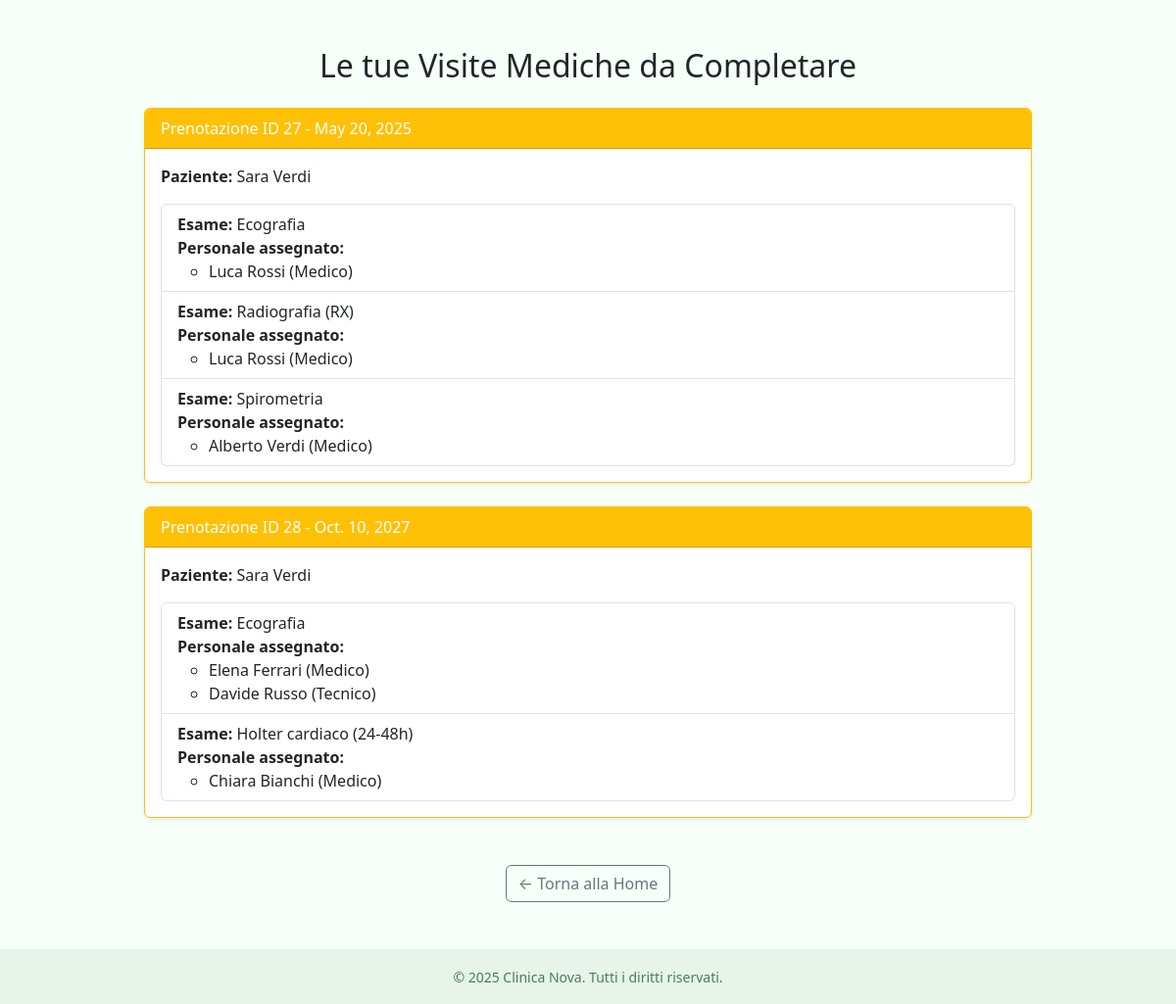
Screenshot of /visitedacompletare/ with the database file from the repository.
### CentroMedico/models.py (models this page shows, shortened)
class VisitaMedica(models.Model):
    codice_visita = models.AutoField(primary_key=True)
    data_visita = models.DateField(null=True, blank=True)
    id_prenotazione = models.OneToOneField(Prenotazione, on_delete=models.CASCADE, related_name='visita_medica')
    id_cartella_clinica = models.ForeignKey(CartellaClinica, on_delete=models.CASCADE, related_name='visite_mediche',null=True, blank=True)
    sede = models.ForeignKey(Sede, on_delete=models.SET_NULL, related_name='sede',null=True, blank=True)

class Prenotazione(models.Model):
    id_prenotazione = models.AutoField(primary_key=True)
    data_prenotazione = models.DateField()
    id_paziente = models.ForeignKey(Paziente, on_delete=models.CASCADE, related_name='prenotazioni')

class Paziente(models.Model):
    id_paziente = models.AutoField(primary_key=True)
    email = models.CharField(max_length=150)
    password = models.CharField(max_length=150)
    nome = models.CharField(max_length=100)
    cognome = models.CharField(max_length=100)
    data_nascita = models.DateField()
    codice_fiscale = models.CharField(max_length=16, unique=True)
    sesso = models.CharField(max_length=1)
    id_cartella_clinica = models.OneToOneField(CartellaClinica, on_delete=models.CASCADE,related_name='paziente', null=True, blank=True)

class Prestazione(models.Model):
    id_prestazione = models.AutoField(primary_key=True)
    data_prestazione = models.DateField(null=True, blank=True)
    referto = models.TextField(null=True)
    id_esame = models.ForeignKey(Esame, on_delete=models.CASCADE, related_name='prestazioni')
    codice_visita = models.ForeignKey(VisitaMedica, on_delete=models.CASCADE, related_name='prestazioni')

class Esame(models.Model):
    id_esame = models.AutoField(primary_key=True)
    nome_esame = models.CharField(max_length=100)
    costo = models.DecimalField(max_digits=8, decimal_places=2)
    categoria = models.CharField(max_length=100, null=True, blank=True)

class PersonalePrestazione(models.Model):
    id_personale = models.ForeignKey(Personale, on_delete=models.CASCADE, related_name='prestazioni')
    id_prestazione = models.ForeignKey(Prestazione, on_delete=models.CASCADE, related_name='personale')
    class Meta:
        unique_together = (('id_personale', 'id_prestazione'),)

class Personale(models.Model):
    id_personale = models.AutoField(primary_key=True)
    email = models.CharField(max_length=150)
    password = models.CharField(max_length=150)
    nome = models.CharField(max_length=100)
    cognome = models.CharField(max_length=100)
    data_nascita = models.DateField()
    ruolo = models.CharField(max_length=100)
    specializzazione = models.CharField(max_length=100, null=True)

### CentroMedico/views.py (the view)
# urls.py: path('visitedacompletare/', visite_non_completate, name='visite_non_completate'),
def visite_non_completate(request):
    visite = VisitaMedica.objects.filter(
        prestazioni__referto__isnull=True
    ).distinct().select_related(
        "id_prenotazione", "id_prenotazione__id_paziente"
    ).prefetch_related(
        "prestazioni__id_esame",
        "prestazioni__personale__id_personale"
    )
    return render(request, "visite_non_completate.html", {
        "visite_da_completare": visite
    })

### templates/visite_non_completate.html (shortened to what this page needs)
{% extends "base.html" %}
{% block content %}
<div class="container mt-5">
    <h2 class="text-center mb-4">Le tue Visite Mediche da Completare</h2>
    {% if visite_da_completare %}
        <div class="row justify-content-center">
            {% for item in visite_da_completare %}
                <div class="col-md-10 mb-4">
                    <div class="card border-warning shadow-sm">
                        <div class="card-header bg-warning text-white">
                            Prenotazione ID {{ item.id_prenotazione.id_prenotazione }} - {{ item.id_prenotazione.data_prenotazione|default:"Data non assegnata" }}
                        </div>
                        <div class="card-body">
                            <p><strong>Paziente:</strong> {{ item.id_prenotazione.id_paziente.nome }} {{ item.id_prenotazione.id_paziente.cognome }}</p>
                            <ul class="list-group">
                                {% for prestazione in item.prestazioni.all %}
                                    <li class="list-group-item">
                                        <strong>Esame:</strong> {{ prestazione.id_esame.nome_esame }}<br>
                                        <strong>Personale assegnato:</strong>
                                        <ul>
                                            {% for pp in prestazione.personale.all %}
                                                <li>{{ pp.id_personale.nome }} {{ pp.id_personale.cognome }} ({{ pp.id_personale.ruolo }})</li>
                                            {% endfor %}
                                        </ul>
                                    </li>
                                {% endfor %}
                            </ul>
                        </div>
                    </div>
                </div>
            {% endfor %}
        </div>
    {% else %}
        <div class="alert alert-info text-center">
            Nessuna visita da completare trovata.
        </div>
    {% endif %}
    <div class="text-center mt-4">
        <a href="/" class="btn btn-outline-secondary">← Torna alla Home</a>
    </div>
</div>
{% endblock %}

### templates/base.html (shortened to what this page needs)
<!DOCTYPE html>
<html lang="it">
<head>
    <link href="https://cdn.jsdelivr.net/npm/bootstrap@5.3.3/dist/css/bootstrap.min.css" rel="stylesheet">
</head>
<body>
<div class="container mt-4">
    {% block content %}{% endblock %}
</div>
<footer class="text-center py-3 mt-5">
    <small>&copy; 2025 Clinica Nova. Tutti i diritti riservati.</small>
</footer>
</body>
</html>

### templates/base.html (style rules this page uses)
body { background-color: #f6fff8; }
footer { background-color: #e6f4ea; color: #4a7c59; }

### rows the page displays
VisitaMedica: id_prenotazione.id_prenotazione "27", id_prenotazione.data_prenotazione "May 20, 2025", id_prenotazione.id_paziente.nome "Sara", id_prenotazione.id_paziente.cognome "Verdi"
Prestazione: id_esame.nome_esame "Ecografia"
PersonalePrestazione: id_personale.nome "Luca", id_personale.cognome "Rossi", id_personale.ruolo "Medico"
Prestazione: id_esame.nome_esame "Radiografia (RX)"
PersonalePrestazione: id_personale.nome "Luca", id_personale.cognome "Rossi", id_personale.ruolo "Medico"
Prestazione: id_esame.nome_esame "Spirometria"
PersonalePrestazione: id_personale.nome "Alberto", id_personale.cognome "Verdi", id_personale.ruolo "Medico"
VisitaMedica: id_prenotazione.id_prenotazione "28", id_prenotazione.data_prenotazione "Oct. 10, 2027", id_prenotazione.id_paziente.nome "Sara", id_prenotazione.id_paziente.cognome "Verdi"
Prestazione: id_esame.nome_esame "Ecografia"
PersonalePrestazione: id_personale.nome "Elena", id_personale.cognome "Ferrari", id_personale.ruolo "Medico"
PersonalePrestazione: id_personale.nome "Davide", id_personale.cognome "Russo", id_personale.ruolo "Tecnico"
Prestazione: id_esame.nome_esame "Holter cardiaco (24-48h)"
PersonalePrestazione: id_personale.nome "Chiara", id_personale.cognome "Bianchi", id_personale.ruolo "Medico"
